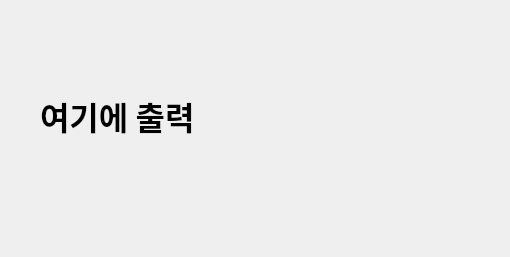
<?xml version="1.0" encoding="UTF-8"?>
<ui version="4.0">
 <class>Dialog</class>
 <widget class="QDialog" name="Dialog">
  <property name="geometry">
   <rect>
    <x>0</x>
    <y>0</y>
    <width>510</width>
    <height>257</height>
   </rect>
  </property>
  <property name="windowTitle">
   <string>Dialog</string>
  </property>
  <widget class="QLabel" name="label">
   <property name="geometry">
    <rect>
     <x>40</x>
     <y>70</y>
     <width>411</width>
     <height>91</height>
    </rect>
   </property>
   <property name="font">
    <font>
     <family>맑은 고딕</family>
     <pointsize>24</pointsize>
     <weight>75</weight>
     <bold>true</bold>
    </font>
   </property>
   <property name="text">
    <string>여기에 출력</string>
   </property>
  </widget>
 </widget>
 <resources/>
 <connections/>
</ui>
